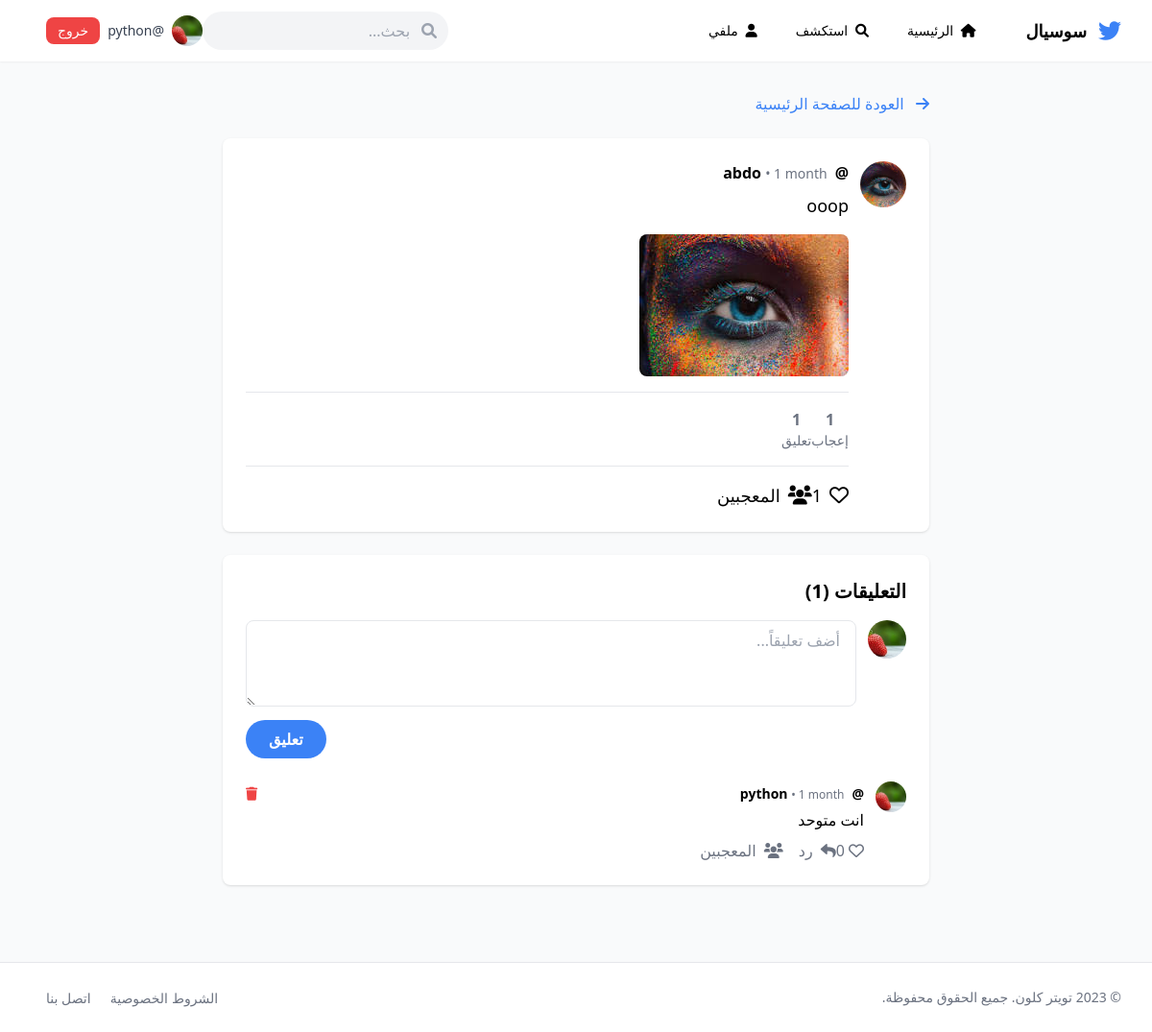
Before: /post/3/ (signed in) with the older database file.
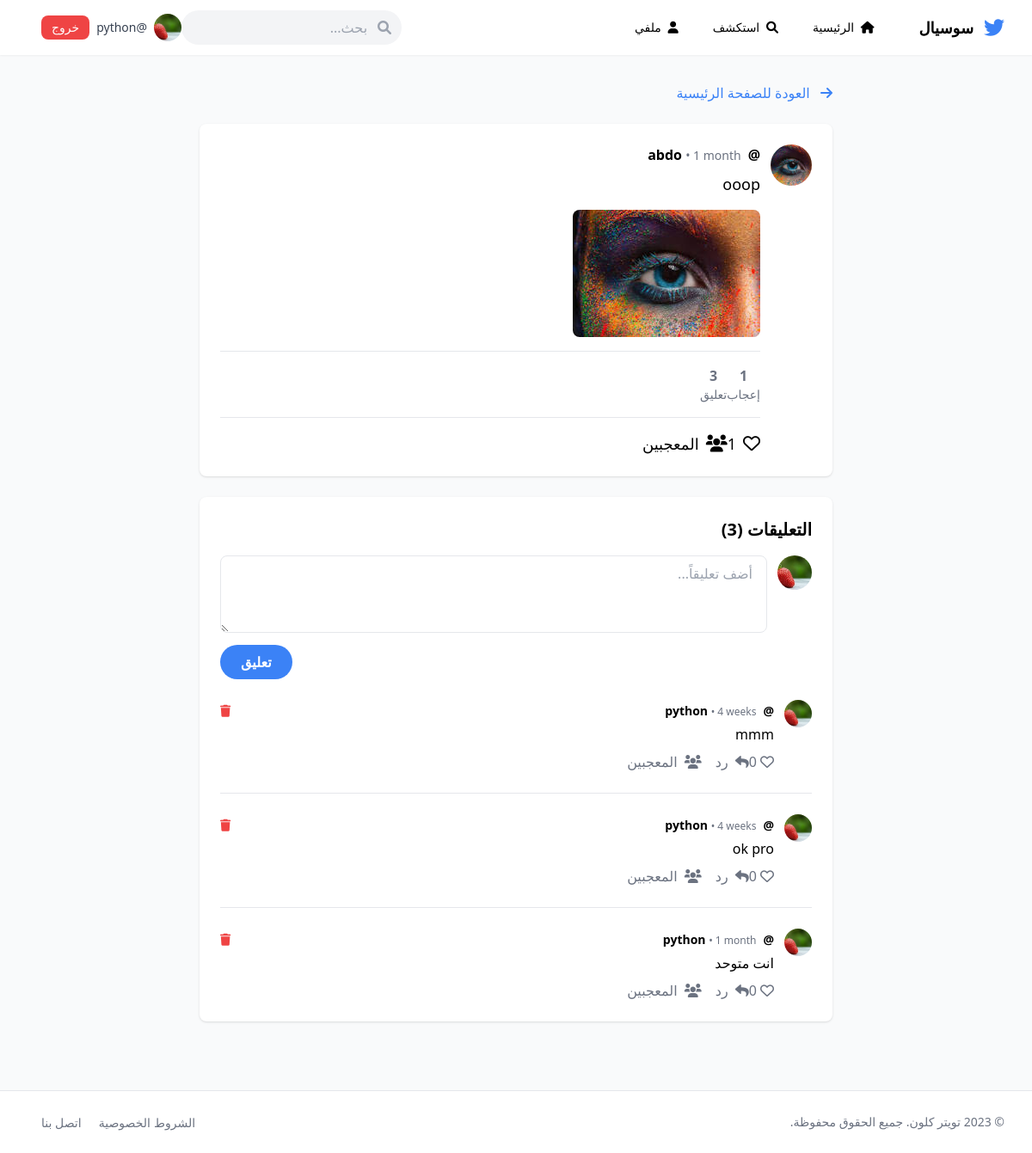
After: the same page with the newer database file.
### accounts/models.py (models this page shows, shortened)
class CustomUser(AbstractUser):
    bio = models.TextField(max_length=500, blank=True, default='')
    location = models.CharField(max_length=100, blank=True, default='')
    website = models.URLField(blank=True, default='')
    birth_date = models.DateField(null=True, blank=True)
    profile_image = models.ImageField(upload_to='profile_pics/', default='profile_pics/default.png')
    cover_image = models.ImageField(upload_to='cover_pics/', default='cover_pics/default.png')
    followers_count = models.IntegerField(default=0)
    following_count = models.IntegerField(default=0)
    is_private = models.BooleanField(default=False)
    created_at = models.DateTimeField(default=timezone.now)

### posts/models.py (models this page shows, shortened)
class Post(models.Model):
    POST_TYPES = [
        ('text', 'Text'),
        ('image', 'Image'),
        ('video', 'Video'),
    ]
    user = models.ForeignKey(CustomUser, on_delete=models.CASCADE, related_name='posts')
    content = models.TextField(max_length=280)
    post_type = models.CharField(max_length=10, choices=POST_TYPES, default='text')
    image = models.ImageField(upload_to='post_images/', null=True, blank=True)
    video = models.FileField(upload_to='post_videos/', null=True, blank=True)
    likes_count = models.IntegerField(default=0)
    comments_count = models.IntegerField(default=0)
    shares_count = models.IntegerField(default=0)
    created_at = models.DateTimeField(auto_now_add=True)
    updated_at = models.DateTimeField(auto_now=True)
    is_edited = models.BooleanField(default=False)
    is_deleted = models.BooleanField(default=False)
    class Meta:
        ordering = ['-created_at']

class Comment(models.Model):
    post = models.ForeignKey(Post, on_delete=models.CASCADE, related_name='post_comments')
    user = models.ForeignKey(CustomUser, on_delete=models.CASCADE, related_name='user_comments')
    content = models.TextField(max_length=280)
    parent = models.ForeignKey('self', on_delete=models.CASCADE, null=True, blank=True, related_name='replies')
    likes_count = models.IntegerField(default=0)
    created_at = models.DateTimeField(auto_now_add=True)
    updated_at = models.DateTimeField(auto_now=True)
    is_edited = models.BooleanField(default=False)
    class Meta:
        ordering = ['created_at']

### posts/views.py (the view, shortened to what this page needs)
# urls.py: path('post/<int:post_id>/', views.post_detail, name='post_detail'),
@login_required
def post_detail(request, post_id):
    post = get_object_or_404(Post, id=post_id)
    comments = Comment.objects.filter(post=post, parent=None).order_by('-created_at')
    for comment in comments:
        comment.user_has_liked = Like.objects.filter(comment=comment, user=request.user).exists()
        comment.replies_list = Comment.objects.filter(parent=comment).order_by('created_at')
        for reply in comment.replies_list:
            reply.user_has_liked = Like.objects.filter(comment=reply, user=request.user).exists()
    post.user_has_liked = Like.objects.filter(post=post, user=request.user).exists()
    return render(request, 'posts/detail.html', {
        'post': post,
        'comments': comments,
        'form': CommentForm(),
    })

### posts/forms.py
class CommentForm(forms.ModelForm):
    content = forms.CharField(
        widget=forms.Textarea(attrs={
            'rows': 2,
            'class': 'w-full px-3 py-2 text-gray-700 border rounded-lg focus:outline-none focus:border-blue-500',
            'placeholder': 'أضف تعليقاً...'
        }),
        required=True,
        label=''
    )
    class Meta:
        model = Comment
        fields = ['content']

### templates/posts/detail.html (shortened to what this page needs)
{% extends 'base.html' %}
{% block content %}
<div class="max-w-3xl mx-auto py-8 px-4">
    <div class="mb-6">
        <a href="{% url 'home' %}" class="text-blue-500 hover:text-blue-600">
            <i class="fas fa-arrow-right ml-2"></i> العودة للصفحة الرئيسية
        </a>
    </div>
    <div class="bg-white rounded-lg shadow p-6 mb-6">
        <div class="flex items-start">
            <a href="{% url 'profile_with_username' post.user.username %}">
                {% if post.user.profile_image %}
                    <img src="{{ post.user.profile_image.url }}"
                         class="h-12 w-12 rounded-full object-cover">
                {% else %}
                    <div class="h-12 w-12 rounded-full bg-gray-200 flex items-center justify-center">
                        <i class="fas fa-user text-gray-400"></i>
                    </div>
                {% endif %}
            </a>
            <div class="mr-3 flex-1">
                <div class="flex justify-between">
                    <div>
                        <a href="{% url 'profile_with_username' post.user.username %}" class="font-bold hover:text-blue-500">
                            @{{ post.user.username }}
                        </a>
                        <span class="text-gray-500 text-sm mr-2">• {{ post.created_at|timesince }}</span>
                    </div>
                </div>
                <p class="mt-2 text-lg">{{ post.content }}</p>
                {% if post.image %}
                <img src="{{ post.image.url }}" class="mt-4 max-w-full h-auto rounded-lg">
                {% endif %}
                <div class="flex space-x-6 mt-4 text-gray-500 border-t pt-4">
                    <div class="text-center">
                        <p class="font-bold">{{ post.likes_count }}</p>
                        <p class="text-sm">إعجاب</p>
                    </div>
                    <div class="text-center">
                        <p class="font-bold">{{ post.comments_count }}</p>
                        <p class="text-sm">تعليق</p>
                    </div>
                </div>
                <div class="flex space-x-4 mt-4 border-t pt-4">
                    <form method="POST" action="{% url 'like_post' post.id %}" class="like-form">
                        <button type="submit" class="flex items-center hover:text-red-500">
                            <i class="{% if post.user_has_liked %}fas text-red-500{% else %}far{% endif %} fa-heart text-xl"></i>
                            <span class="mr-2 text-lg">{{ post.likes_count }}</span>
                        </button>
                    </form>
                    <a href="{% url 'post_likes' post.id %}" class="flex items-center hover:text-green-500">
                        <i class="fas fa-users text-xl"></i>
                        <span class="mr-2 text-lg">المعجبين</span>
                    </a>
                </div>
            </div>
        </div>
    </div>
    <div class="bg-white rounded-lg shadow p-6">
        <h3 class="text-xl font-bold mb-4">التعليقات ({{ post.comments_count }})</h3>
        <form method="POST" action="{% url 'add_comment' post.id %}" class="mb-6">
            <div class="flex">
                {% if user.profile_image %}
                    <img src="{{ user.profile_image.url }}"
                         class="h-10 w-10 rounded-full object-cover">
                {% else %}
                    <div class="h-10 w-10 rounded-full bg-gray-200 flex items-center justify-center">
                        <i class="fas fa-user text-gray-400"></i>
                    </div>
                {% endif %}
                <div class="mr-3 flex-1">
                    <textarea name="content"
                              placeholder="أضف تعليقاً..."
                              rows="3"
                              class="w-full px-4 py-2 text-gray-700 border rounded-lg focus:outline-none focus:border-blue-500"
                              required></textarea>
                    <div class="flex justify-end mt-2">
                        <button type="submit"
                                class="bg-blue-500 hover:bg-blue-600 text-white font-bold py-2 px-6 rounded-full">
                            تعليق
                        </button>
                    </div>
                </div>
            </div>
        </form>
        <div class="space-y-6">
            {% for comment in comments %}
            <div class="{% if not forloop.first %}border-t pt-6{% endif %}">
                <div class="flex">
                    <a href="{% url 'profile_with_username' comment.user.username %}">
                        {% if comment.user.profile_image %}
                            <img src="{{ comment.user.profile_image.url }}"
                                 class="h-8 w-8 rounded-full object-cover">
                        {% else %}
                            <div class="h-8 w-8 rounded-full bg-gray-200 flex items-center justify-center">
                                <i class="fas fa-user text-gray-400 text-sm"></i>
                            </div>
                        {% endif %}
                    </a>
                    <div class="mr-3 flex-1">
                        <div class="flex justify-between">
                            <div>
                                <a href="{% url 'profile_with_username' comment.user.username %}" class="font-bold text-sm hover:text-blue-500">
                                    @{{ comment.user.username }}
                                </a>
                                <span class="text-gray-500 text-xs mr-2">• {{ comment.created_at|timesince }}</span>
                            </div>
                            {% if comment.user == user or user.is_staff %}
                            <form method="POST" action="{% url 'delete_comment' comment.id %}"
                                  onsubmit="return confirm('هل أنت متأكد من حذف هذا التعليق؟');">
                                <button type="submit" class="text-red-500 hover:text-red-600 text-sm">
                                    <i class="fas fa-trash"></i>
                                </button>
                            </form>
                            {% endif %}
                        </div>
                        <p class="mt-1">{{ comment.content }}</p>
                        <div class="flex space-x-4 mt-2 text-gray-500">
                            <form method="POST" action="{% url 'like_comment' comment.id %}" class="like-comment-form">
                                <button type="submit" class="flex items-center hover:text-red-500">
                                    <i class="{% if comment.user_has_liked %}fas text-red-500{% else %}far{% endif %} fa-heart"></i>
                                    <span class="mr-1">{{ comment.likes_count }}</span>
                                </button>
                            </form>
                            <button onclick="toggleReply({{ comment.id }})" class="hover:text-blue-500">
                                <i class="fas fa-reply ml-1"></i> رد
                            </button>
                            <a href="{% url 'comment_likes' comment.id %}" class="hover:text-green-500">
                                <i class="fas fa-users ml-1"></i> المعجبين
                            </a>
                        </div>
                    </div>
                </div>
            </div>
            {% empty %}
            <div class="text-center py-8">
                <i class="far fa-comment text-gray-400 text-4xl mb-4"></i>
                <p class="text-gray-600">لا توجد تعليقات بعد</p>
                <p class="text-gray-500 text-sm mt-1">كن أول من يعلق على هذا المنشور</p>
            </div>
            {% endfor %}
        </div>
    </div>
</div>
{% endblock %}

### templates/base.html (shortened to what this page needs)
   {% load static %}
<!DOCTYPE html>
<html lang="ar" dir="rtl">
<head>
    <script src="https://cdn.tailwindcss.com"></script>
    <link rel="stylesheet" href="https://cdnjs.cloudflare.com/ajax/libs/font-awesome/6.0.0/css/all.min.css">
</head>
<body class="bg-gray-50 min-h-screen">
    <nav class="bg-white shadow-sm">
        <div class="max-w-7xl mx-auto px-4 sm:px-6 lg:px-8">
            <div class="flex justify-between items-center h-16">
                <div class="flex items-center">
                    <a href="{% url 'home' %}" class="flex items-center">
                        <i class="fab fa-twitter text-blue-500 text-2xl ml-3"></i>
                        <span class="font-bold text-lg"> سوسيال</span>
                    </a>
                    {% if user.is_authenticated %}
                    <div class="hidden md:block mr-10">
                        <div class="flex items-baseline space-x-4 space-x-reverse">
                            <a href="{% url 'home' %}"
                               class="px-3 py-2 rounded-md text-sm font-medium hover:text-blue-500">
                                <i class="fas fa-home ml-1"></i> الرئيسية
                            </a>
                            <a href="{% url 'search' %}"
                               class="px-3 py-2 rounded-md text-sm font-medium hover:text-blue-500">
                                <i class="fas fa-search ml-1"></i> استكشف
                            </a>
                            <a href="{% url 'profile' %}"
                               class="px-3 py-2 rounded-md text-sm font-medium hover:text-blue-500">
                                <i class="fas fa-user ml-1"></i> ملفي
                            </a>
                        </div>
                    </div>
                    {% endif %}
                </div>
                <div class="flex items-center space-x-4">
                    {% if user.is_authenticated %}
                    <div class="relative">
                        <form method="GET" action="{% url 'search' %}" class="hidden md:block">
                            <input type="text"
                                   name="q"
                                   placeholder="بحث..."
                                   class="bg-gray-100 rounded-full py-2 px-4 pr-10 w-64 focus:outline-none focus:ring-2 focus:ring-blue-500">
                            <button type="submit" class="absolute right-3 top-1/2 transform -translate-y-1/2 text-gray-400">
                                <i class="fas fa-search"></i>
                            </button>
                        </form>
                    </div>
                    <div class="flex items-center">
                        <a href="{% url 'profile' %}" class="flex items-center text-gray-700 hover:text-blue-500">
                            {% if user.profile_image %}
                                <img src="{{ user.profile_image.url }}"
                                     class="h-8 w-8 rounded-full object-cover">
                            {% else %}
                                <div class="h-8 w-8 rounded-full bg-gray-200 flex items-center justify-center">
                                    <i class="fas fa-user text-gray-400"></i>
                                </div>
                            {% endif %}
                            <span class="mr-2 text-sm font-medium hidden md:inline">@{{ user.username }}</span>
                        </a>
                        <form method="POST" action="{% url 'logout' %}" class="mr-2">
                            <button type="submit"
                                    class="bg-red-500 hover:bg-red-600 text-white text-sm py-1 px-3 rounded-lg">
                                خروج
                            </button>
                        </form>
                    </div>
                    {% endif %}
                </div>
            </div>
        </div>
    </nav>
    <main>
        {% block content %}{% endblock %}
    </main>
    <footer class="bg-white border-t mt-12">
        <div class="max-w-7xl mx-auto py-6 px-4 sm:px-6 lg:px-8">
            <div class="flex flex-col md:flex-row justify-between items-center">
                <p class="text-gray-500 text-sm">
                    &copy; 2023 تويتر كلون. جميع الحقوق محفوظة.
                </p>
                <div class="mt-4 md:mt-0 space-x-4">
                    <a href="#" class="text-gray-500 hover:text-gray-700 text-sm">الشروط</a>
                    <a href="#" class="text-gray-500 hover:text-gray-700 text-sm">الخصوصية</a>
                    <a href="#" class="text-gray-500 hover:text-gray-700 text-sm">اتصل بنا</a>
                </div>
            </div>
        </div>
    </footer>
</body>
</html>

### templates/base.html (style rules this page uses)
[dir="rtl"] { text-align: right; }

Changed rows visible on the page:
changed Post "ooop": comments_count "1" → "3"
added Comment: user.profile_image (picture), user.username "python", created_at "4 weeks", content "mmm", likes_count "0"
added Comment: user.profile_image (picture), user.username "python", created_at "4 weeks", content "ok pro", likes_count "0"
